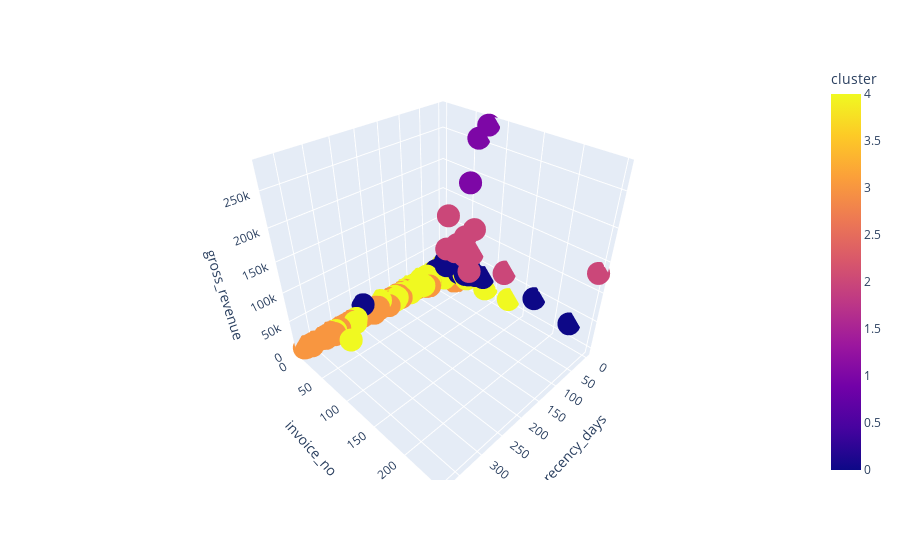

Notebook source saved alongside this figure:
### Markdown cell above
## 9.1 Visualization Inspection

### Code cell
fig = px.scatter_3d(df9, x='recency_days', y='invoice_no', z='gross_revenue', color='cluster')
fig.show()

### Figure 1 — Plotly figure (JSON) as saved in the notebook; plotly's stock layout.template omitted (floating-point values rounded to 4 significant figures; data arrays with more than 128 entries replaced by an {"elided": "..."} marker saying what was removed)
{"data": [{"hovertemplate": "recency_days=%{x}<br>invoice_no=%{y}<br>gross_revenue=%{z}<br>cluster=%{marker.color}<extra></extra>", "legendgroup": "", "marker": {"color": {"elided": "4372 int values"}, "coloraxis": "coloraxis", "symbol": "circle"}, "mode": "markers", "name": "", "scene": "scene", "showlegend": false, "type": "scatter3d", "x": {"elided": "4372 int values"}, "y": {"elided": "4372 int values"}, "z": {"elided": "4372 float values"}}], "layout": {"coloraxis": {"colorbar": {"title": {"text": "cluster"}}, "colorscale": [[0, "#0d0887"], [0.1111, "#46039f"], [0.2222, "#7201a8"], [0.3333, "#9c179e"], [0.4444, "#bd3786"], [0.5556, "#d8576b"], [0.6667, "#ed7953"], [0.7778, "#fb9f3a"], [0.8889, "#fdca26"], [1, "#f0f921"]]}, "legend": {"tracegroupgap": 0}, "margin": {"t": 60}, "scene": {"domain": {"x": [0, 1], "y": [0, 1]}, "xaxis": {"title": {"text": "recency_days"}}, "yaxis": {"title": {"text": "invoice_no"}}, "zaxis": {"title": {"text": "gross_revenue"}}}}}
